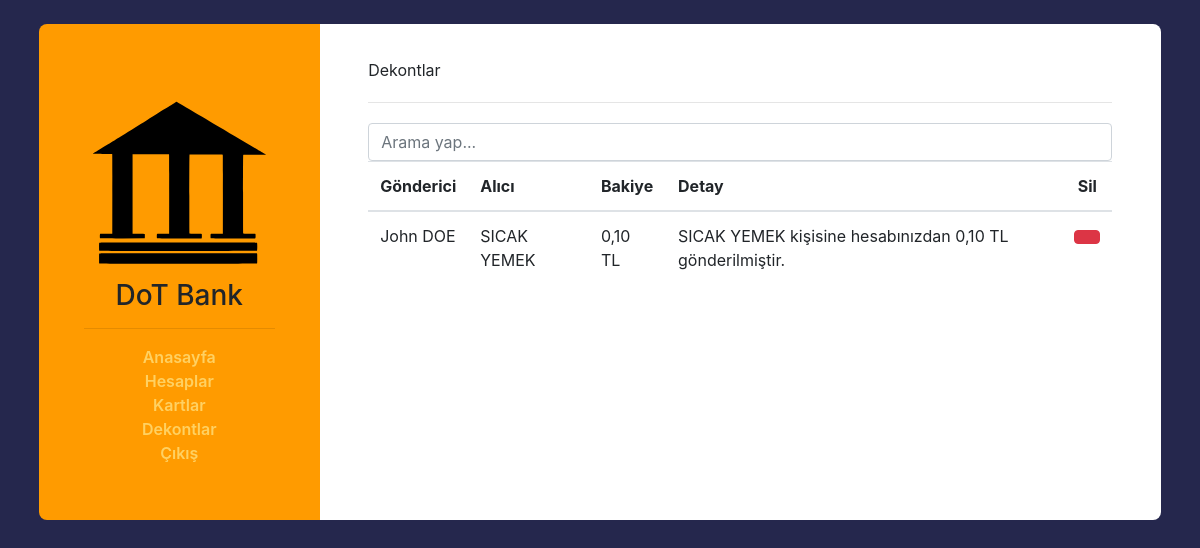
The page /receipt/ (signed in) on the database its author committed.
### model/__init__.py (models this page shows)
class Receipt(db.Model):
    id = db.Column(db.Integer, primary_key=True, unique=True, autoincrement=True)
    senderid = db.Column(db.Integer)
    receiverid = db.Column(db.Integer)
    amount = db.Column(db.Integer)
    detail = db.Column(db.Text)
    processdate = db.Column(db.Text, default=getdate())

class User(db.Model):
    id = db.Column(db.Integer, primary_key=True, unique=True, autoincrement=True)
    name = db.Column(db.Text)
    surname = db.Column(db.Text)
    email = db.Column(db.Text)
    amount = db.Column(db.Integer)
    createddate = db.Column(db.Text, default=getdate())

### controller/homeController.py (the view, shortened to what this page needs)
@backend.route("/receipt/", methods=["GET", "POST"])
def receipt():
    if session.get("login", ""):
        return render_template("receipt.html", receipts=receiptEvents.viewall(), user=userEvents.view, amountformat=userEvents.amountformatter)
    else:
        return redirect(url_for(".login"))

### model/receiptEvents.py (called while the page is built)
def viewall(): return Receipt.query.all()

### model/userEvents.py (called while the page is built)
def view(id): return User.query.filter_by(id=id).first()

### templates/receipt.html (shortened to what this page needs)
{% extends "layout.html"%}
{% block body %}
<div class="col-md-12">
  Dekontlar
</div>
<div class="col-md-12">
  <hr style="margin-top: 20px; margin-bottom: 20px;"/>
</div>
<div class="mst-form col-md-12">
    <input class="form-control" id="filterinput" type="text" placeholder="Arama yap...">
    {% if receipts == [] %}
        <div class="alert alert-warning">Kayıt yok</div>
    {% else %}
    <div class="table-responsive table-hover">
        <table class="table">
            <thead>
                <tr>
                    <th>Gönderici</th>
                    <th>Alıcı</th>
                    <th>Bakiye</th>
                    <th>Detay</th>
                    <th><center>Sil</center></th>
                </tr>
            </thead>
            <tbody id="filtertable">
            {% for receipt in receipts %}
                <tr>
                    <td>{{ user(receipt.senderid).name + " " + user(receipt.senderid).surname }}</td>
                    <td>{{ user(receipt.receiverid).name + " " + user(receipt.receiverid).surname }}</td>
                    <td>{{ receipt.amount }} TL</td>
                    <td>{{ receipt.detail }}</td>
                    <td>
                        <center>
                            <form action="{{url_for('.receipt')}}" method="POST">
                                <button
                                        type="submit"
                                        name="event"
                                        value="deletereceipt"
                                        class="btn btn-danger btn-rounded"
                                >
                                </button>
                            </form>
                        </center>
                    </td>
                </tr>
          {% endfor %}
          </tbody>
        </table>
    </div>
    {% endif %}
</div>
{% endblock %}

### static/student.css (style rules this page uses)
body { background-color: #25274d; }

### rows shown on the page
Receipt: senderid.surname "John DOE", receiverid.surname "SICAK YEMEK", amount "0,10", detail "SICAK YEMEK kişisine hesabınızdan 0,10 TL gönderilmiştir."
